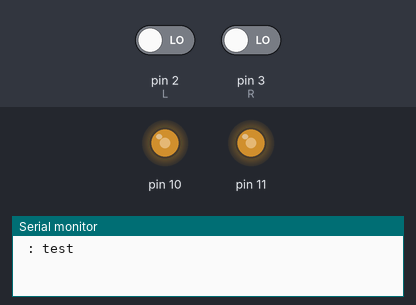
A sketch run on a simulated Arduino Uno, built with avr-gcc and run on an emulated ATmega328P. Shown: output pins drawn as LEDs (lit = HIGH), the last lines printed to the serial monitor. The inputs (shaded band) are chosen by the test bench; at power-on: pin 2 (L) LOW, pin 3 (R) LOW. Pins used as bus, display or sensor lines are not drawn.

Above: at 1.2 s.
1.3 s: pin 2 (L) driven HIGH
At 2.3 s:
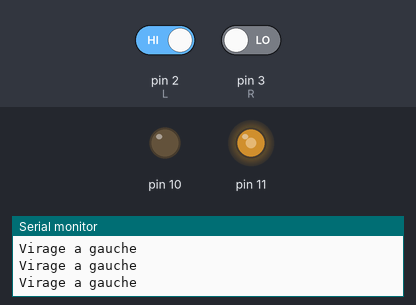
2.8 s: pin 3 (R) driven HIGH
At 3.6 s:
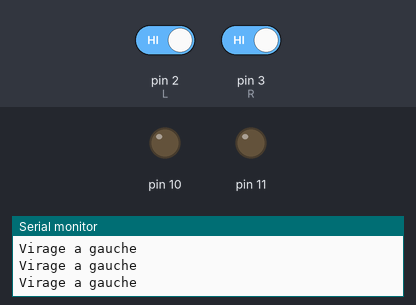
4.3 s: pin 2 (L) driven LOW
At 5.3 s:
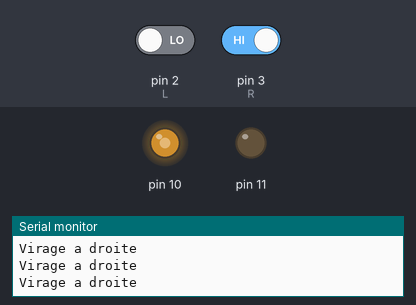
6.3 s: pin 3 (R) driven LOW
At 6.7 s:
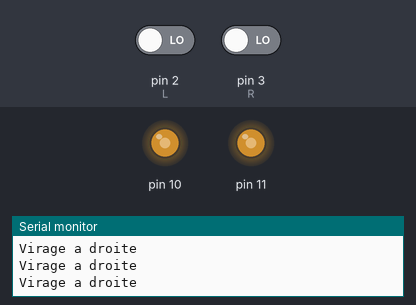
Timing chart, 0 to 8.8 s (numbered marks = the images above; inputs shaded):
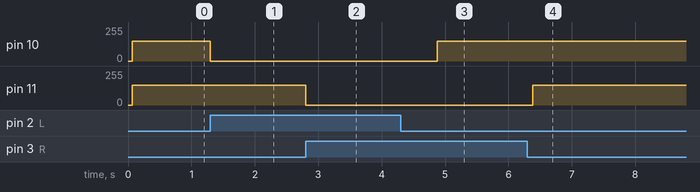

The sketch:

Auto_RC.ino
```cpp
int L=2;
int R=3;
int Speed=150;


void setup() {
  Serial.begin(9600);
  pinMode(0,INPUT);
  pinMode(1,OUTPUT);
  pinMode(10,OUTPUT);
  pinMode(11,OUTPUT);
  pinMode(L,INPUT);
  pinMode(R,INPUT);
  send_message("test");
}

void send_message(String s)
{
  int m=millis();
  String x=m+" : "+s;

  for(int i=0; i<x.length();i++)
  {
    Serial.write(x.charAt(i));
    digitalWrite(1,LOW);
    digitalWrite(1,HIGH);
    delay(10);
  }
  Serial.println('\n');

}

void loop() {

  if(digitalRead(L) && digitalRead(R))
  {
    digitalWrite(10,LOW);
    digitalWrite(11,LOW);
    delay(2000);
    send_message("Arrivé");
  }
  else if (digitalRead(R))
  {
    digitalWrite(11, LOW);
    analogWrite(10, Speed);
    send_message("Virage a droite");
  }
  else if (digitalRead(L))
  {
    digitalWrite(10,LOW);
    analogWrite(11, Speed);
    send_message("Virage a gauche");
  }
  else
  {
    analogWrite(10, Speed);
    analogWrite(11, Speed);
  }

}
```

Measured:
- after the input at 1.3 s, pin 10: 150/255 → 0/255 at once
- after the input at 2.8 s, pin 11: 150/255 → 0/255 at once
- after the input at 4.3 s, pin 10: 0/255 → 150/255 after 0.58 s
- after the input at 6.3 s, pin 11: 0/255 → 150/255 after 0.08 s
